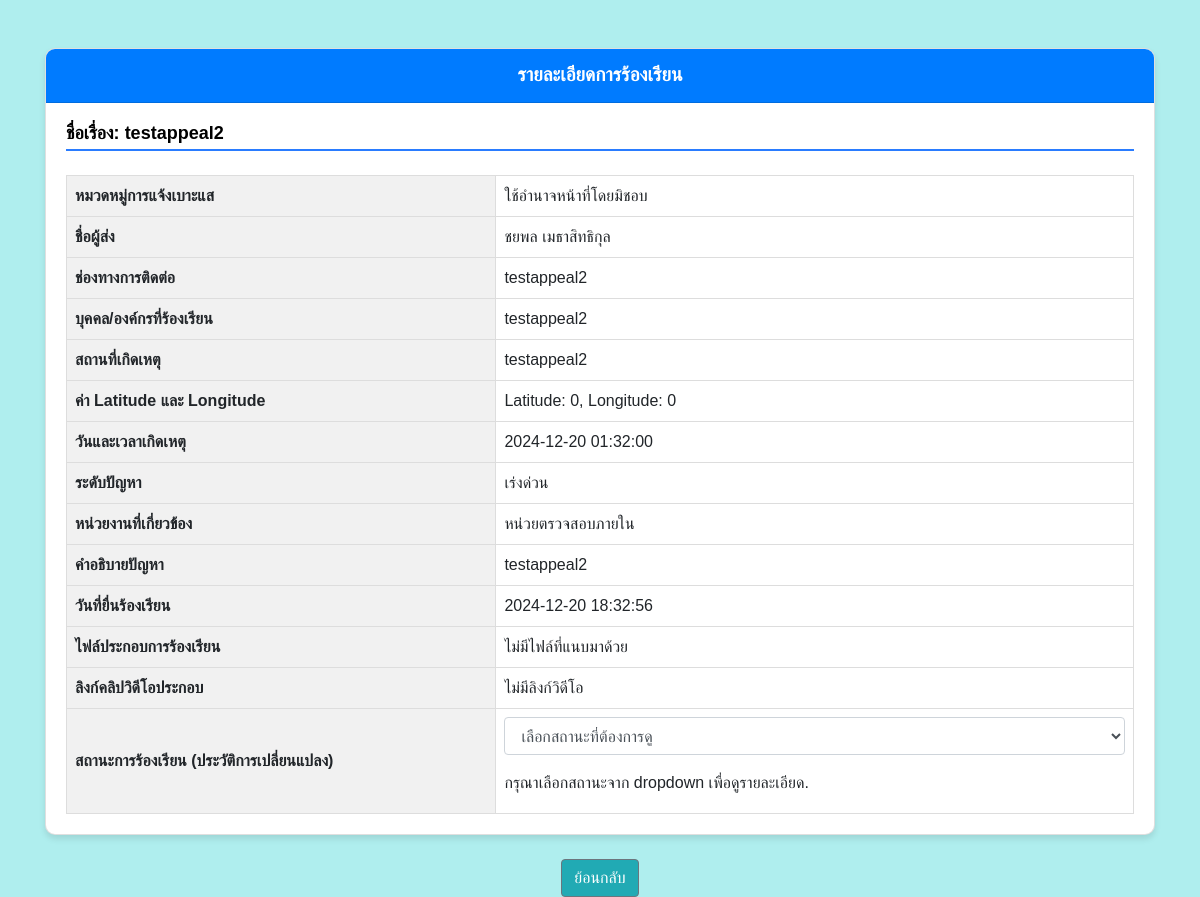
Screenshot of /appeal_detail.php?id=119 (signed in) with the database file from the repository.
### tables this page shows
CREATE TABLE `appeals` (
  `id` int(11) NOT NULL,
  `user_id` int(11) NOT NULL,
  `report_subject` varchar(255) NOT NULL,
  `category` enum('ทุจริตทางการเงิน','ทุจริตในโครงการ','ใช้อำนาจหน้าที่โดยมิชอบ','การเลือกปฏิบัติ','อื่น ๆ','ไม่ทราบหมวดหมู่') DEFAULT NULL,
  `report_person` varchar(255) DEFAULT NULL,
  `contact_phone` varchar(100) DEFAULT NULL,
  `contact_location` varchar(255) DEFAULT NULL,
  `latitude` float DEFAULT NULL,
  `longitude` float DEFAULT NULL,
  `incident_date` date DEFAULT NULL,
  `incident_time` time DEFAULT NULL,
  `problem_level` varchar(50) DEFAULT NULL,
  `department` enum('เทศบาลเมือง','สำนักปลัดเทศบาลเมือง','กองคลัง','กองช่าง','กองการศึกษา','กองสาธารณสุข','กองสวัสดิการสังคม','กองยุทธศาสตร์','กองการเจ้าหน้าที่','หน่วยตรวจสอบภายใน','หน่วยงานอื่นๆ','ไม่ทราบหน่วยงาน') DEFAULT NULL,
  `complaint_description` text DEFAULT NULL,
  `complaint_file` longblob DEFAULT NULL,
  `submitted_at` timestamp NOT NULL DEFAULT current_timestamp(),
  `status` enum('ยังไม่ดำเนินการ','กำลังดำเนินการ','ดำเนินการเสร็จสิ้น') DEFAULT 'ยังไม่ดำเนินการ',
  `note` text DEFAULT NULL,
  `video_link` varchar(255) DEFAULT NULL
);

### appeal_detail.php (the view, shortened to what this page needs)
<?php
include 'db_web.php';
$complaint_id = isset($_GET['id']) ? (int)$_GET['id'] : 0;
$sql = "SELECT
            c.id,
            c.user_id,
            c.report_subject,
            c.category,
            c.report_person,
            c.contact_phone,
            c.contact_location,
            c.latitude,
            c.longitude,
            c.incident_date,
            c.incident_time,
            c.problem_level,
            c.department,
            c.complaint_description,
            c.complaint_file,
            c.submitted_at,
            c.status,
            CONCAT(u.first_name, ' ', u.last_name) AS admin_name,
            u.department AS admin_department, -- Admin's department
            CONCAT(usr.first_name, ' ', usr.last_name) AS user_name,
            logs.changed_at AS status_changed_at,
            logs.new_status,  -- New status from logs
            logs.old_status,  -- Old status from logs
            c.note,  -- Add note column here
            c.video_link
        FROM appeals AS c
        LEFT JOIN status_change_logs AS logs ON c.id = logs.complaint_id
        LEFT JOIN user AS u ON logs.changed_by = u.user_id
        LEFT JOIN user AS usr ON c.user_id = usr.user_id
        WHERE c.id = ?
        ORDER BY logs.changed_at DESC";
if ($stmt = $conn->prepare($sql)) {
    $stmt->bind_param("i", $complaint_id);
    $stmt->execute();
    $stmt->bind_result($id, $user_id, $report_subject, $category, $report_person, $contact_phone, $contact_location,
                       $latitude, $longitude, $incident_date, $incident_time,
                       $problem_level, $department, $complaint_description, $complaint_file, $submitted_at,
                       $status, $admin_name, $admin_department, $user_name, $status_changed_at,
                       $new_status, $old_status, $note,$video_link);
    $complaint_details = [];
$status_changes = [];
while ($stmt->fetch()) {
    $complaint_details = [
        'id' => $id,
        'user_id' => $user_id,
        'user_name' => $user_name,
        'report_subject' => $report_subject,
        'category' => $category,
        'report_person' => $report_person,
        'contact_phone' => $contact_phone,
        'contact_location' => $contact_location,
        'latitude' => $latitude,
        'longitude' => $longitude,
        'incident_date' => $incident_date,
        'incident_time' => $incident_time,
        'problem_level' => $problem_level,
        'department' => $department,
        'complaint_description' => $complaint_description,
        'complaint_file' => $complaint_file,
        'submitted_at' => $submitted_at,
        'status' => $status,
        'admin_name' => $admin_name,
        'admin_department' => $admin_department,
        'note' => $note,
        'video_link' => $video_link,
    ];
    $status_changes[] = [
        'status_changed_at' => $status_changed_at,
        'old_status' => $old_status,
        'new_status' => $new_status,
        'admin_name' => $admin_name,
    ];
}
} else {
    echo "Error preparing the SQL query: " . $conn->error;
}
?>
<!DOCTYPE html>
<html lang="th">
<head>
    <link href="https://stackpath.bootstrapcdn.com/bootstrap/4.5.2/css/bootstrap.min.css" rel="stylesheet">
</head>
<div class="container mt-5">
        <div class="card">
            <div class="card-header text-center">
                รายละเอียดการร้องเรียน
            </div>
            <div class="card-body">
                <?php if (!empty($complaint_details)): ?>
                    <h5 class="mb-4" style="font-size: 18px; color: #000; font-weight: 600; border-bottom: 2px solid #2a7cff; padding-bottom: 5px;">
                        <strong>ชื่อเรื่อง:</strong> <?= htmlspecialchars($complaint_details['report_subject']) ?></h5>
                    <table>
                        <tr>
                            <th>หมวดหมู่การแจ้งเบาะแส</th>
                            <td><?= htmlspecialchars($complaint_details['category']) ?></td>
                        </tr>
                        <tr>
                            <th>ชื่อผู้ส่ง</th>
                            <td><?= htmlspecialchars($complaint_details['user_name']) ?></td>
                        </tr>
                        <tr>
                            <th>ช่องทางการติดต่อ</th>
                            <td><?= htmlspecialchars($complaint_details['contact_phone']) ?></td>
                        </tr>
                        <tr>
                        <th>บุคคล/องค์กรที่ร้องเรียน</th>
                        <td><?= htmlspecialchars($complaint_details['report_person']) ?></td>
                        </tr>
                        <tr>
                            <th>สถานที่เกิดเหตุ</th>
                            <td><?= htmlspecialchars($complaint_details['contact_location']) ?></td>
                        </tr>
                        <tr>
                            <th>ค่า Latitude และ Longitude</th>
                            <td>Latitude: <?= htmlspecialchars($complaint_details['latitude']) ?>, Longitude: <?= htmlspecialchars($complaint_details['longitude']) ?></td>
                        </tr>
                        <tr>
                            <th>วันและเวลาเกิดเหตุ</th>
                            <td><?= htmlspecialchars($complaint_details['incident_date']) ?> <?= htmlspecialchars($complaint_details['incident_time']) ?></td>
                        </tr>
                        <tr>
                            <th>ระดับปัญหา</th>
                            <td><?= htmlspecialchars($complaint_details['problem_level']) ?></td>
                        </tr>
                        <tr>
                            <th>หน่วยงานที่เกี่ยวข้อง</th>
                            <td><?= htmlspecialchars($complaint_details['department']) ?></td>
                        </tr>
                        <tr>
                            <th>คำอธิบายปัญหา</th>
                            <td><?= htmlspecialchars($complaint_details['complaint_description']) ?></td>
                        </tr>
                        <tr>
                        <th>วันที่ยื่นร้องเรียน</th>
                        <td><?= htmlspecialchars($complaint_details['submitted_at'])?></td>
                        </tr>
                        <tr>
                            <th>ไฟล์ประกอบการร้องเรียน</th>
                            <td>
                                <?php if (!empty($complaint_details['complaint_file'])): ?>
                                    <a href="<?= htmlspecialchars($complaint_details['complaint_file']) ?>" class="btn btn-download" download>ดาวน์โหลดไฟล์</a>
                                <?php else: ?>
                                    ไม่มีไฟล์ที่แนบมาด้วย
                                <?php endif; ?>
                            </td>
                        </tr>
                        <tr>
                            <th>ลิงก์คลิปวิดีโอประกอบ</th>
                            <td>
                                <?php if (!empty($complaint_details['video_link'])): ?>
                                    <a href="<?= htmlspecialchars($complaint_details['video_link']) ?>" target="_blank">
                                        <?= htmlspecialchars($complaint_details['video_link']) ?>
                                    </a>
                                <?php else: ?>
                                    ไม่มีลิงก์วิดีโอ
                                <?php endif; ?>
                            </td>
                        </tr>
                        <tr>
    <th>สถานะการร้องเรียน (ประวัติการเปลี่ยนแปลง)</th>
    <td>
        <?php if (count($status_changes) > 0): ?>
            <select id="statusChangeDropdown" class="form-control">
                <option value="">เลือกสถานะที่ต้องการดู</option>
            </select>
            <div id="statusChangeDetails" class="mt-3">
                <p>กรุณาเลือกสถานะจาก dropdown เพื่อดูรายละเอียด.</p>
            </div>
        <?php else: ?>
            <p>สถานะของการร้องเรียนนี้ไม่เคยเปลี่ยนแปลง.</p>
        <?php endif; ?>
    </td>
</tr>
                    </table>
                <?php else: ?>
                    <p>ไม่พบข้อมูลการร้องเรียนนี้.</p>
                <?php endif; ?>
            </div>
        </div>
    </div>
        <div class="text-center mt-4">
            <button onclick="goBackWithUserId();" class="btn btn-back" style="background-color:rgb(33, 170, 180); color: white;">ย้อนกลับ</button>
        </div>
</body>
</html>

### appeal_detail.php (style rules this page uses)
.card { box-shadow: 0px 4px 6px rgba(0, 0, 0, 0.1); border-radius: 10px; overflow: hidden; }
.card-header { background-color: #007bff; color: #fff; font-size: 1.2rem; font-weight: bold; }
.card-body p { margin-bottom: 10px; font-size: 16px; }
.btn-back { background-color: #6c757d; border-color: #6c757d; color: #fff; }
table { width: 100%; margin-top: 20px; border-spacing: 0; }
th, td { padding: 8px 12px; border-right: 1px solid #ddd; text-align: left; }
th { background-color: #f4f4f4; font-weight: bold; }
td:last-child, th:last-child { border-right: none; }
.card-body table { width: 100%; border-collapse: collapse; }
.card-body table, th, td { border: 1px solid #ddd; }
th, td { padding: 8px; text-align: left; }
th { background-color: #f1f1f1; }

### rows the page displays
appeals: report_subject "testappeal2", category "ใช้อำนาจหน้าที่โดยมิชอบ", contact_phone "testappeal2", report_person "testappeal2", contact_location "testappeal2", latitude "0", longitude "0", incident_date "2024-12-20", incident_time "01:32:00", problem_level "เร่งด่วน", department "หน่วยตรวจสอบภายใน", complaint_description "testappeal2", submitted_at "2024-12-20 18:32:56"

### other values shown
$complaint_details['user_name'] "ชยพล เมธาสิทธิกุล"
